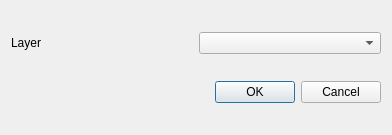
<?xml version="1.0" encoding="UTF-8"?>
<ui version="4.0">
 <class>QNorthDialogBase</class>
 <widget class="QDialog" name="QNorthDialogBase">
  <property name="geometry">
   <rect>
    <x>0</x>
    <y>0</y>
    <width>392</width>
    <height>135</height>
   </rect>
  </property>
  <property name="windowTitle">
   <string>Il mio plugin QNorth</string>
  </property>
  <layout class="QGridLayout" name="gridLayout">
   <item row="0" column="0">
    <widget class="QLabel" name="label">
     <property name="text">
      <string>Layer</string>
     </property>
    </widget>
   </item>
   <item row="0" column="1">
    <widget class="QgsMapLayerComboBox" name="layer_combo">
     <property name="filters">
      <set>Qgis::PointLayer</set>
     </property>
    </widget>
   </item>
   <item row="1" column="0" colspan="2">
    <widget class="QDialogButtonBox" name="button_box">
     <property name="orientation">
      <enum>Qt::Horizontal</enum>
     </property>
     <property name="standardButtons">
      <set>QDialogButtonBox::Cancel|QDialogButtonBox::Ok</set>
     </property>
    </widget>
   </item>
  </layout>
 </widget>
 <customwidgets>
  <customwidget>
   <class>QgsMapLayerComboBox</class>
   <extends>QComboBox</extends>
   <header>qgsmaplayercombobox.h</header>
  </customwidget>
 </customwidgets>
 <resources/>
 <connections>
  <connection>
   <sender>button_box</sender>
   <signal>accepted()</signal>
   <receiver>QNorthDialogBase</receiver>
   <slot>accept()</slot>
   <hints>
    <hint type="sourcelabel">
     <x>20</x>
     <y>20</y>
    </hint>
    <hint type="destinationlabel">
     <x>20</x>
     <y>20</y>
    </hint>
   </hints>
  </connection>
  <connection>
   <sender>button_box</sender>
   <signal>rejected()</signal>
   <receiver>QNorthDialogBase</receiver>
   <slot>reject()</slot>
   <hints>
    <hint type="sourcelabel">
     <x>20</x>
     <y>20</y>
    </hint>
    <hint type="destinationlabel">
     <x>20</x>
     <y>20</y>
    </hint>
   </hints>
  </connection>
 </connections>
</ui>
